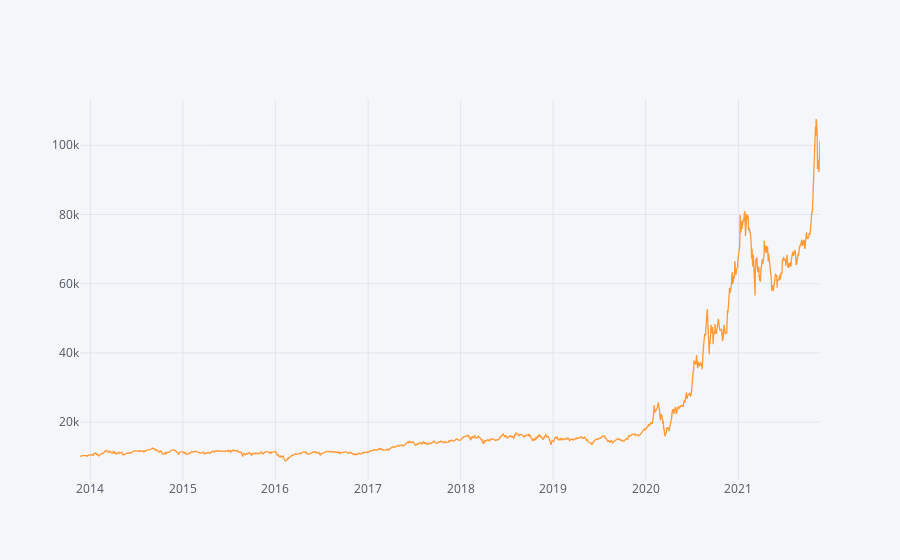

Notebook cell for this chart:
### Code cell
import cufflinks as cf
cf.go_offline()
cf.set_config_file(offline=True)
absolute_return = (Seven_years.Close.iloc[-1]-Seven_years.Open.iloc[0])/Seven_years.Open.iloc[0]
CAGR = ((Seven_years.Close.iloc[-1]/Seven_years.Open.iloc[0])**(252/len(Seven_years)))-1

# Calculate the IR (Sharpe without RF-rate) 
information_ratio = (Seven_years.Close.pct_change().mean()/Seven_years.Close.pct_change().std())*((252) **0.5)

#Plot the equity curve (hint: use 'close' returns and your initial capital value to generate an equity curve)

print(f'''Absolute Return= {absolute_return}
CAGR= {CAGR}
Information Ratio= {information_ratio}''')
##Visualizing the results 
((Seven_years.Close.pct_change().dropna()+1).cumprod()*capital).iplot()

### Figure 1 — Plotly figure (JSON) as saved in the notebook; plotly's stock layout.template omitted (floating-point values rounded to 4 significant figures; data arrays with more than 128 entries replaced by an {"elided": "..."} marker saying what was removed)
{"data": [{"line": {"color": "rgba(255, 153, 51, 1.0)", "dash": "solid", "shape": "linear", "width": 1.3}, "mode": "lines", "name": "Close", "text": "", "type": "scatter", "x": {"elided": "2014 str values"}, "y": {"elided": "2014 float values"}}], "layout": {"legend": {"bgcolor": "#F5F6F9", "font": {"color": "#4D5663"}}, "paper_bgcolor": "#F5F6F9", "plot_bgcolor": "#F5F6F9", "title": {"font": {"color": "#4D5663"}}, "xaxis": {"gridcolor": "#E1E5ED", "showgrid": true, "tickfont": {"color": "#4D5663"}, "title": {"font": {"color": "#4D5663"}, "text": ""}, "zerolinecolor": "#E1E5ED"}, "yaxis": {"gridcolor": "#E1E5ED", "showgrid": true, "tickfont": {"color": "#4D5663"}, "title": {"font": {"color": "#4D5663"}, "text": ""}, "zerolinecolor": "#E1E5ED"}}}
